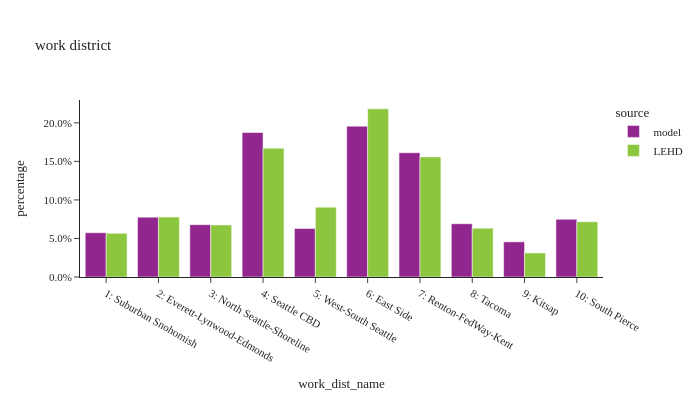

Notebook code cell kept with this figure:
### Code cell
df_plot = df_district_flows.groupby(['source','work_dist_name'], observed=True)['person_weight'].sum().\
    reset_index()
util.plot_share_barchart(df_plot, 'person_weight', 'work_dist_name', title="work district")

### Figure 1 — Plotly figure (JSON) as saved in the notebook; plotly's stock layout.template omitted (floating-point values rounded to 4 significant figures)
{"data": [{"alignmentgroup": "True", "customdata": [[111500.0, 1.0], [150700.0, 1.0], [131900.0, 1.0], [364000.0, 1.0], [122300.0, 1.0], [380000.0, 1.0], [313000.0, 1.0], [134200.0, 1.0], [88600.0, 1.0], [145500.0, 1.0]], "hovertemplate": "source=model<br>work_dist_name=%{x}<br>percentage=%{y}<br>weighted_sum=%{customdata[0]}<br>sample_size=%{customdata[1]}<extra></extra>", "legendgroup": "model", "marker": {"color": "#91268F", "pattern": {"shape": ""}}, "name": "model", "offsetgroup": "model", "orientation": "v", "showlegend": true, "textposition": "auto", "type": "bar", "x": ["1: Suburban Snohomish", "2: Everett-Lynwood-Edmonds", "3: North Seattle-Shoreline", "4: Seattle CBD", "5: West-South Seattle", "6: East Side", "7: Renton-FedWay-Kent", "8: Tacoma", "9: Kitsap", "10: South Pierce"], "xaxis": "x", "y": [0.05743, 0.07763, 0.06791, 0.1875, 0.06298, 0.1957, 0.1612, 0.06912, 0.04563, 0.07493], "yaxis": "y"}, {"alignmentgroup": "True", "customdata": [[97750.0, 1.0], [134200.0, 1.0], [116700.0, 1.0], [288500.0, 1.0], [156400.0, 1.0], [376500.0, 1.0], [269000.0, 1.0], [109300.0, 1.0], [53900.0, 1.0], [123700.0, 1.0]], "hovertemplate": "source=LEHD<br>work_dist_name=%{x}<br>percentage=%{y}<br>weighted_sum=%{customdata[0]}<br>sample_size=%{customdata[1]}<extra></extra>", "legendgroup": "LEHD", "marker": {"color": "#8CC63E", "pattern": {"shape": ""}}, "name": "LEHD", "offsetgroup": "LEHD", "orientation": "v", "showlegend": true, "textposition": "auto", "type": "bar", "x": ["1: Suburban Snohomish", "2: Everett-Lynwood-Edmonds", "3: North Seattle-Shoreline", "4: Seattle CBD", "5: West-South Seattle", "6: East Side", "7: Renton-FedWay-Kent", "8: Tacoma", "9: Kitsap", "10: South Pierce"], "xaxis": "x", "y": [0.05664, 0.07776, 0.06759, 0.1672, 0.09063, 0.2182, 0.1558, 0.06333, 0.03123, 0.07165], "yaxis": "y"}], "layout": {"barmode": "group", "height": 400, "legend": {"title": {"text": "source"}, "tracegroupgap": 0}, "title": {"text": "work district"}, "width": 700, "xaxis": {"anchor": "y", "domain": [0.0, 1.0], "title": {"text": "work_dist_name"}}, "yaxis": {"anchor": "x", "domain": [0.0, 1.0], "tickformat": ".1%", "title": {"text": "percentage"}}}}
